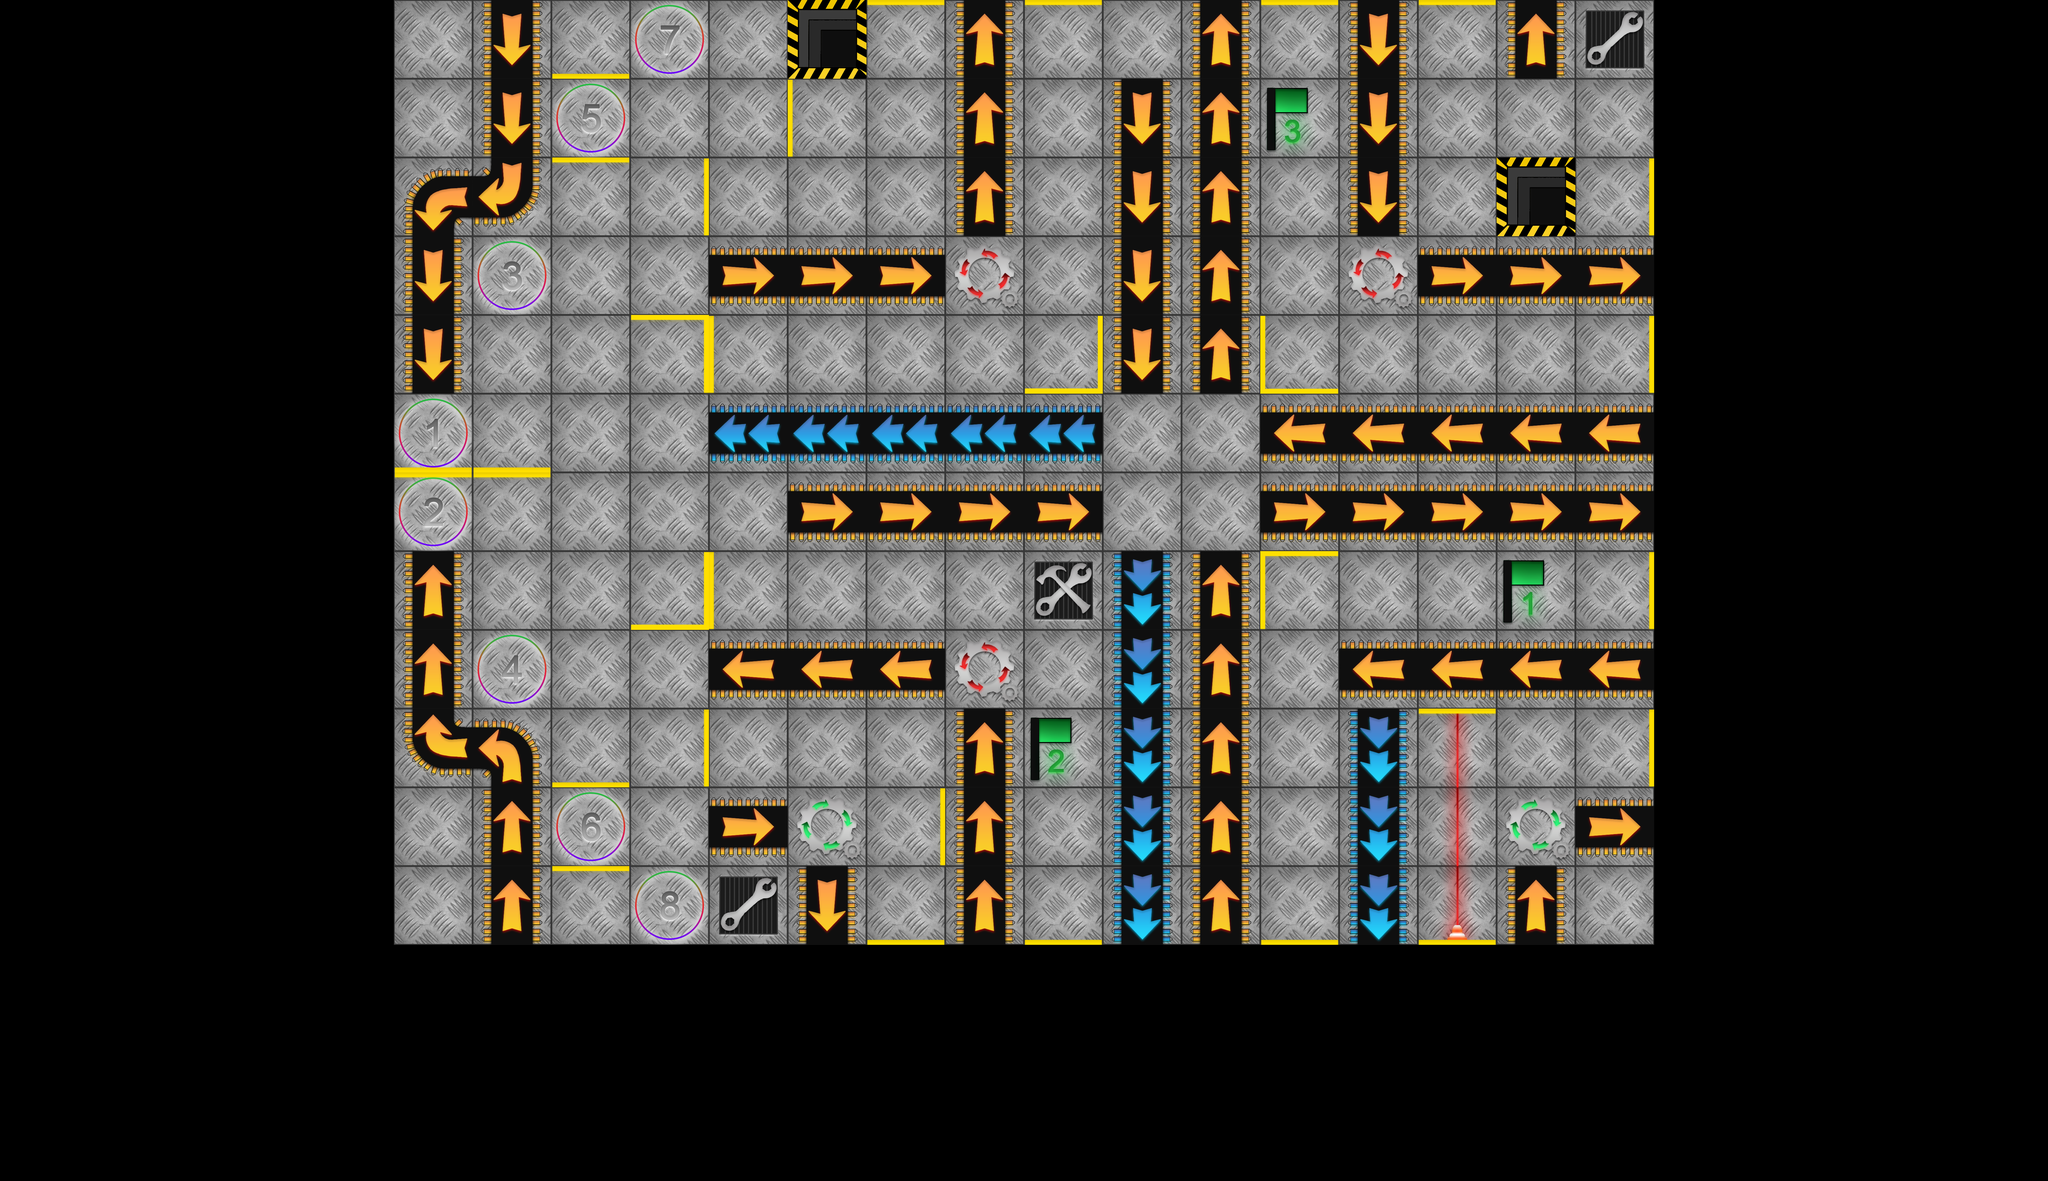

A level layout from a 2D game, rendered from its tile map. Below: a short description, then the map file with tile-grid data replaced by summaries:
An orthogonal 26x15 tile map with 256x256 px tiles, 14 tile layers (ground, hole, yellowArrow, blueArrow, ...).

<map version="1.2" tiledversion="1.3.2" orientation="orthogonal" renderorder="right-down" compressionlevel="0" width="26" height="15" tilewidth="256" tileheight="256" infinite="0" nextlayerid="18" nextobjectid="1">
 <tileset firstgid="1" source="Tileset.tsx" />
 <layer id="1" name="ground" width="26" height="15">
  <data>[390 cells, 192 non-empty, 1 distinct tile ids]</data>
 </layer>
 <layer id="2" name="hole" width="26" height="15">
  <data>[390 cells, 2 non-empty, 1 distinct tile ids]</data>
 </layer>
 <layer id="3" name="yellowArrow" width="26" height="15">
  <data>[390 cells, 67 non-empty, 8 distinct tile ids]</data>
 </layer>
 <layer id="4" name="blueArrow" width="26" height="15">
  <data>[390 cells, 13 non-empty, 2 distinct tile ids]</data>
 </layer>
 <layer id="5" name="cog" width="26" height="15">
  <data>[390 cells, 5 non-empty, 2 distinct tile ids]</data>
 </layer>
 <layer id="6" name="pusher" width="26" height="15">
  <data>[390 cells, 0 non-empty, 0 distinct tile ids]</data>
 </layer>
 <layer id="7" name="laserBeam" width="26" height="15">
  <data>[390 cells, 3 non-empty, 1 distinct tile ids]</data>
 </layer>
 <layer id="8" name="laser" width="26" height="15">
  <data>[390 cells, 1 non-empty, 1 distinct tile ids]</data>
 </layer>
 <layer id="9" name="playerStart" width="26" height="15">
  <data>[390 cells, 8 non-empty, 8 distinct tile ids]</data>
 </layer>
 <layer id="10" name="wall" width="26" height="15">
  <data>[390 cells, 27 non-empty, 4 distinct tile ids]</data>
 </layer>
 <layer id="11" name="doubleWall" width="26" height="15">
  <data>[390 cells, 6 non-empty, 4 distinct tile ids]</data>
 </layer>
 <layer id="12" name="repair" width="26" height="15">
  <data>[390 cells, 3 non-empty, 2 distinct tile ids]</data>
 </layer>
 <layer id="13" name="flag" width="26" height="15">
  <data>[390 cells, 3 non-empty, 3 distinct tile ids]</data>
 </layer>
 <layer id="14" name="player" width="26" height="15">
  <data>[390 cells, 0 non-empty, 0 distinct tile ids]</data>
 </layer>
</map>
